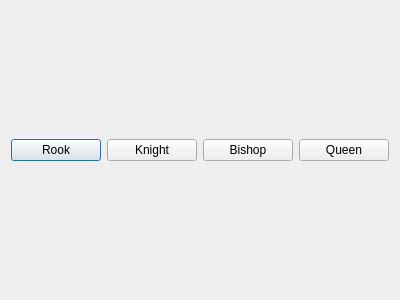
<?xml version="1.0" encoding="UTF-8"?>
<ui version="4.0">
 <class>TransformPawnDialog</class>
 <widget class="QDialog" name="TransformPawnDialog">
  <property name="geometry">
   <rect>
    <x>0</x>
    <y>0</y>
    <width>400</width>
    <height>300</height>
   </rect>
  </property>
  <property name="windowTitle">
   <string>Dialog</string>
  </property>
  <layout class="QHBoxLayout" name="horizontalLayout">
   <item>
    <widget class="QPushButton" name="butRook">
     <property name="text">
      <string>Rook</string>
     </property>
    </widget>
   </item>
   <item>
    <widget class="QPushButton" name="butKnight">
     <property name="text">
      <string>Knight</string>
     </property>
    </widget>
   </item>
   <item>
    <widget class="QPushButton" name="butBishop">
     <property name="text">
      <string>Bishop</string>
     </property>
    </widget>
   </item>
   <item>
    <widget class="QPushButton" name="butQueen">
     <property name="text">
      <string>Queen</string>
     </property>
    </widget>
   </item>
  </layout>
 </widget>
 <resources/>
 <connections/>
</ui>
